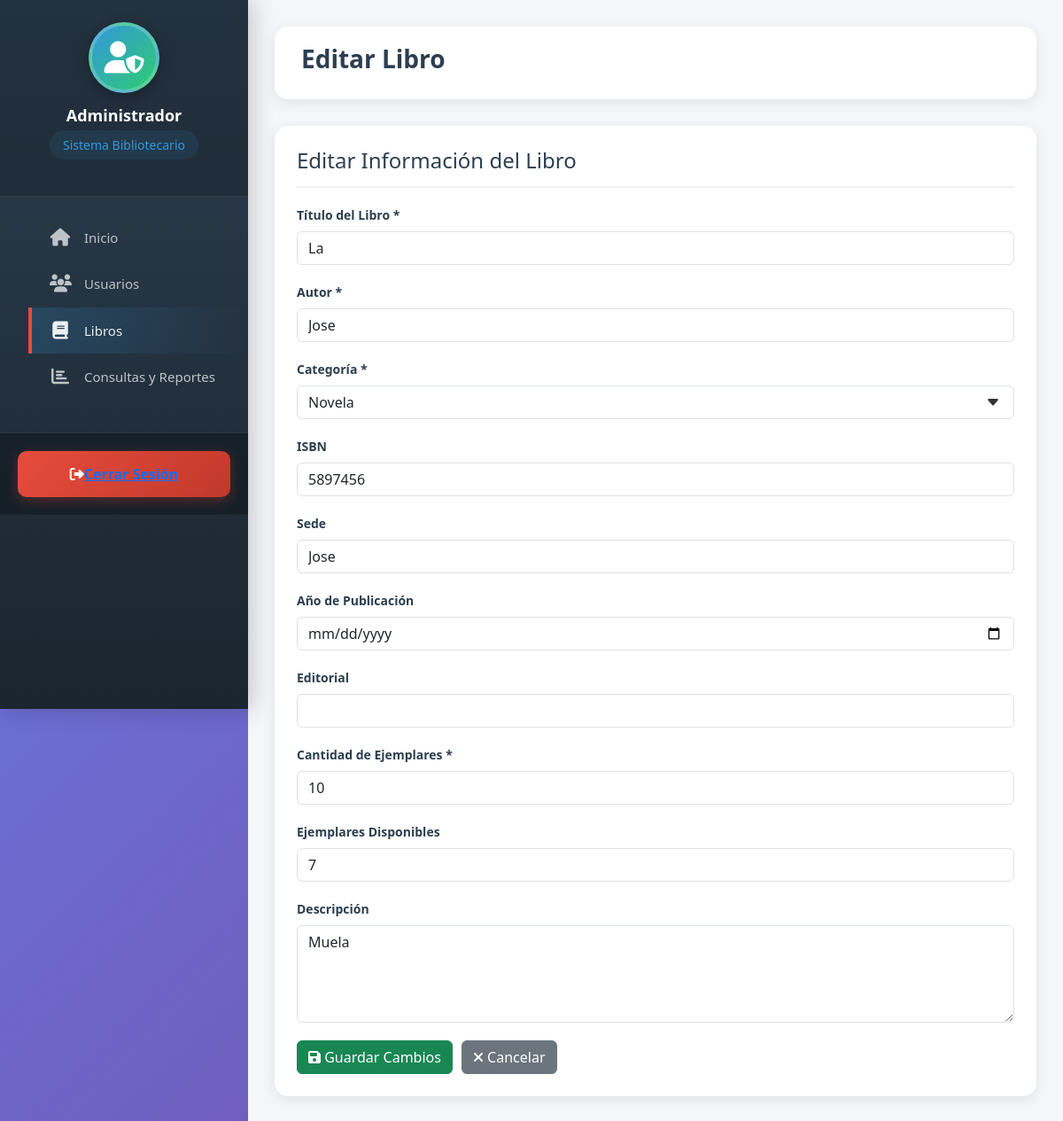
/libro/editar_libro/3/, run on an earlier commit of the app's database.
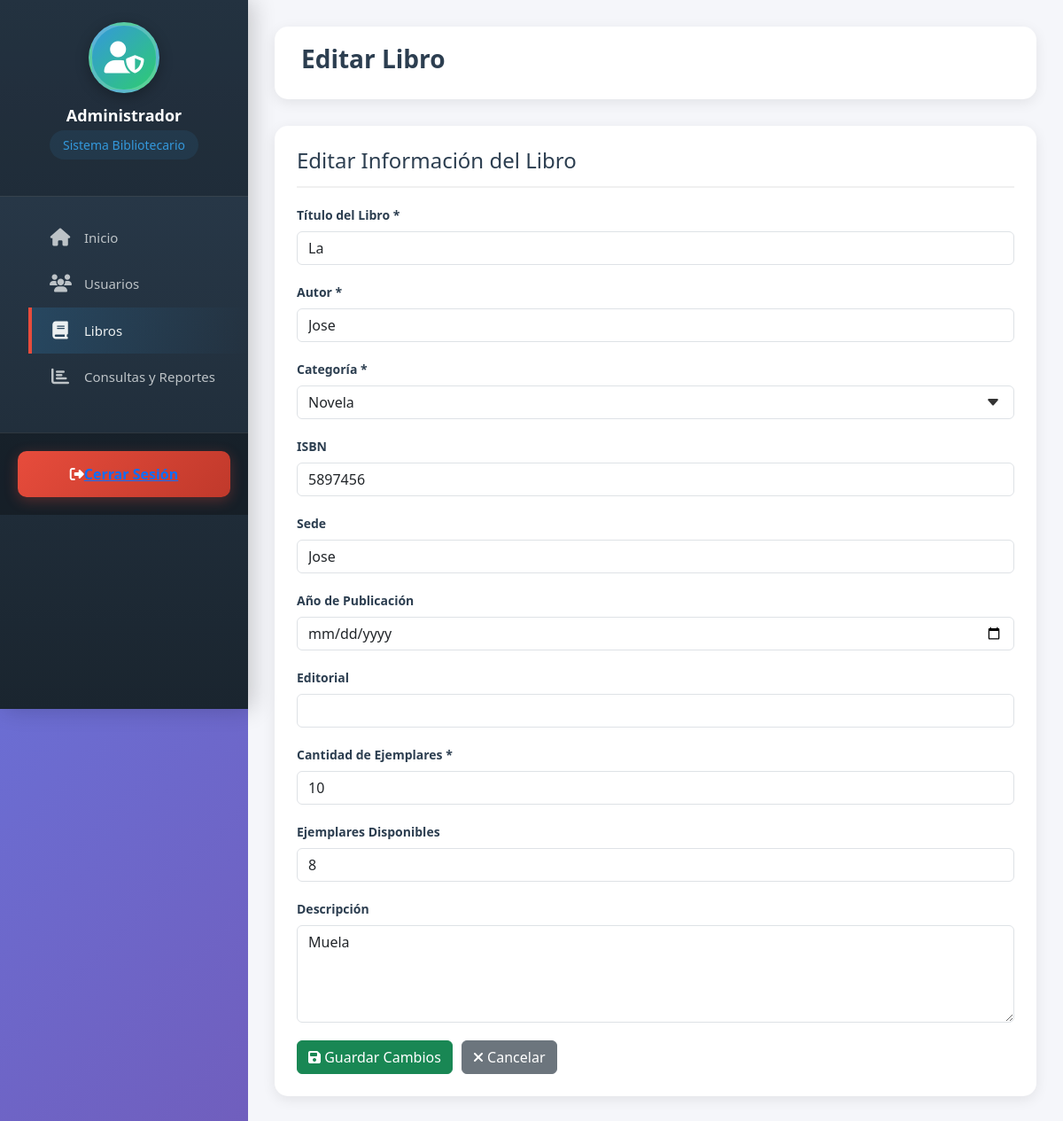
And on a later commit of the database.
### core1/models.py (models this page shows, shortened)
class Libro(models.Model):
    titulo= models.CharField(max_length=200)
    autor=models.CharField(max_length=100)
    isbn=models.CharField(max_length=13, unique=True)
    descripcion=models.CharField(max_length=600, null=True, blank=True)
    cant_total=models.PositiveIntegerField()
    cant_disponible= models.PositiveIntegerField()
    fecha_publicacion= models.DateField(null=True, blank=True)
    categoria= models.CharField(max_length=100, blank=True)
    sede= models.ForeignKey('Sede',on_delete=models.CASCADE, related_name='libros', null=True, blank=True)

### core1/views.py (the view)
# urls.py: path('libro/editar_libro/<int:id>/', editar_libro, name='editar_libro'),
def editar_libro(request, id):
    libro=get_object_or_404(Libro,id=id)
    if request.method=='POST':
        form=LibroCreationForm(request.POST, instance=libro)
        if form.is_valid():
            form.save()
            return redirect('gestion_libros')
    else:
        form=LibroCreationForm(instance=libro)
    return render(request,'menus/menu_admin/editar_libro.html', {'form':form,'libro':libro})

### core1/forms.py
class LibroCreationForm(forms.ModelForm):
   class Meta:
       model=Libro
       fields=('titulo','autor','isbn','descripcion','cant_total','cant_disponible','fecha_publicacion','categoria','sede')

### core1/models.py (called while the page is built)
    def __str__(self):
        return self.nombre

### core1/templates/menus/menu_admin/editar_libro.html (shortened to what the changed rows need)
<!DOCTYPE html>
<html lang="es">
<head>
    {%load static %}
    <link rel="stylesheet" href="{% static 'css/menus.css' %}">
    <link rel="stylesheet" href="https://cdnjs.cloudflare.com/ajax/libs/font-awesome/6.4.0/css/all.min.css">
      <link rel="stylesheet" href="https://cdnjs.cloudflare.com/ajax/libs/font-awesome/6.4.0/css/all.min.css">
<link href="https://cdn.jsdelivr.net/npm/bootstrap@5.3.0/dist/css/bootstrap.min.css" rel="stylesheet">
<link rel="stylesheet" href="https://cdn.jsdelivr.net/npm/bootstrap-icons@1.10.0/font/bootstrap-icons.css">
</head>
<body>
    <div class="app-container">
        <main class="main-content">
            <header class="main-header">
                <h1 class="page-title">Editar Libro</h1>
            </header>
            <div class="content-card">
                <h2>Editar Información del Libro</h2>
                <form method="POST">
                    <div class="form-group">
                        <label for="isbn">ISBN</label>
                        <input type="text" name='isbn' id="isbn" class="form-control" value={{libro.isbn}}>
                    </div>
                    <div class="form-group">
                        <label for="anio">Año de Publicación</label>
                        <input type="date" name='fecha_publicacion'  id="anio" class="form-control" value={{libro.fecha_publicacion}}>
                    </div>
                    <div class="form-group">
                        <label for="cantidad">Cantidad de Ejemplares *</label>
                        <input type="number" name='cant_total' id="cantidad" class="form-control" value={{libro.cant_total}} min="1" required>
                    </div>
                    <div class="form-group">
                        <label for="disponibles">Ejemplares Disponibles</label>
                        <input type="number" name='cant_disponible' id="disponibles" class="form-control" value={{libro.cant_disponible}} min="0">
                    </div>
                    <div class="form-group">
                        <label for="descripcion">Descripción</label>
                        <textarea id="descripcion" name='descripcion' class="form-control" rows="4">{{libro.descripcion}}</textarea>
                    </div>
                </form>
            </div>
        </main>
    </div>
</body>
</html>

What changed in the data, as far as the page shows it:
changed Libro "Muela": cant_disponible "7" → "8"
